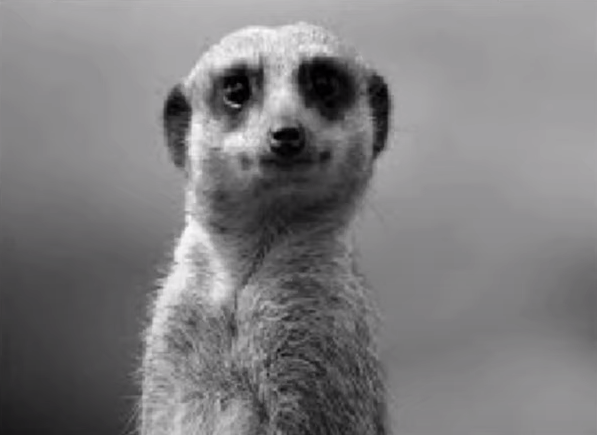
#> input picture 1- Image-Processing/Week15/images/mirket.png, 597 x 435 px
$ python main.py
#> lines starting #> are read from the running program, lines starting #| are printed output that depends on the picture
import cv2
import numpy as np
import matplotlib.pyplot as plt
from scipy.signal import correlate2d


def rescale(img):
    out = img.astype(np.float64)
    out -= out.min()
    out /= out.max()
    return (out * 255).astype(np.uint8)


img = cv2.imread("./images/mirket.png", 0)
#> img: shape (435, 597); min 0, max 251, mean 125

kernel1 = np.array([[0, -1,  0],
                    [-1,  4, -1],
                    [0, -1,  0]])

kernel2 = np.array([[-1, -1, -1],
                    [-1,  8, -1],
                    [-1, -1, -1]])

kernel1_filtered_img = correlate2d(img, kernel1, mode="same")
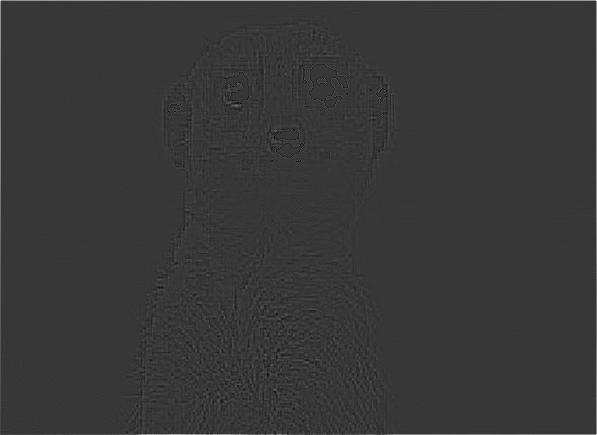
#> kernel1_filtered_img: shape (435, 597) int64; min -95, max 342, mean 1; drawn with min black and max white
kernel2_filtered_img = correlate2d(img, kernel2, mode="same")

# kernel1_filtered_img = rescale(kernel1_filtered_img)
# kernel2_filtered_img = rescale(kernel2_filtered_img)

out_img_1 = img + 0.3 * kernel1_filtered_img
out_img_2 = img + 0.3 * kernel2_filtered_img
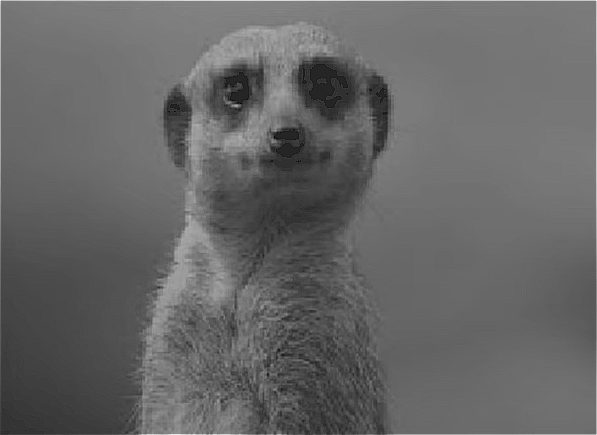
#> out_img_2: shape (435, 597) float64; min -74.4, max 424.9, mean 126; drawn with min black and max white

# [20 lines of commented-out code are left out]

gauss_kernel = cv2.getGaussianKernel(ksize=19, sigma=3)
print(gauss_kernel.shape)
gauss_kernel = np.dot(gauss_kernel, gauss_kernel.T)
print(gauss_kernel.shape)


bulanik_img = correlate2d(img, gauss_kernel, mode="same")

# [9 lines of commented-out code are left out]

maske = img - bulanik_img
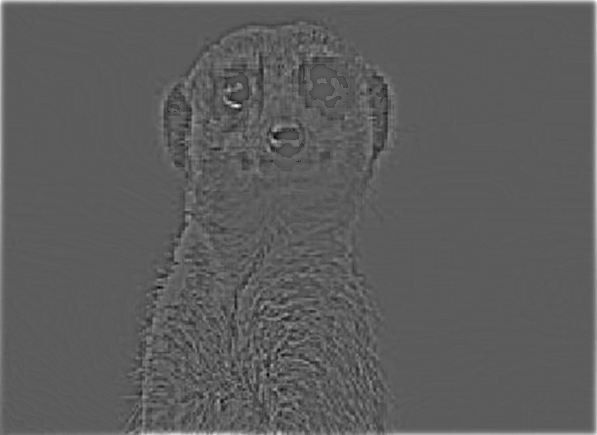
#> maske: shape (435, 597) float64; min -65.34, max 115.4, mean 1.2; drawn with min black and max white

# [13 lines of commented-out code are left out]

plt.subplot(2, 2, 1)
plt.imshow(img, cmap="gray")
plt.title("Orjinal")

for k in range(1, 4):
    out_image_y2 = img + k * maske

    plt.subplot(2, 2, k + 1)
    plt.imshow(out_image_y2, cmap="gray")
    plt.title(f"k = {k}")
#> this loop made 3 passes
#> pass 1, `out_image_y2 = img + k * maske`:
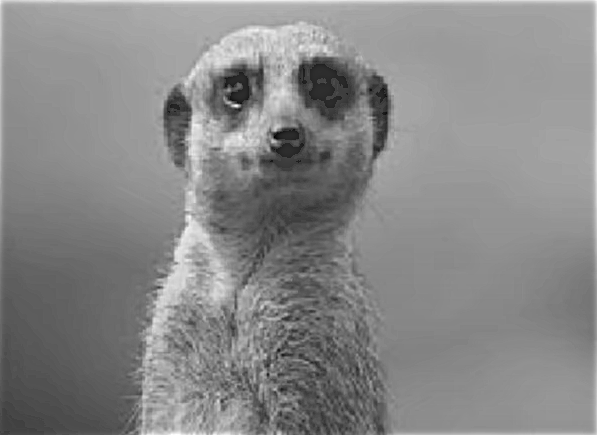
#> out_image_y2: shape (435, 597) float64; min -65.34, max 294.5, mean 126.3; drawn with min black and max white


plt.show()

######################################################
# 3. YÖNTEM
######################################################

sobel_x = np.array([[-1,  0,  1],
                    [-2,  0,  2],
                    [-1,  0,  1]])

sobel_y = np.array([[-1, -2,  -1],
                    [0,  0,   0],
                    [1,  2,   1]])

g_x = correlate2d(img, sobel_x, mode="same")
g_y = correlate2d(img, sobel_y, mode="same")
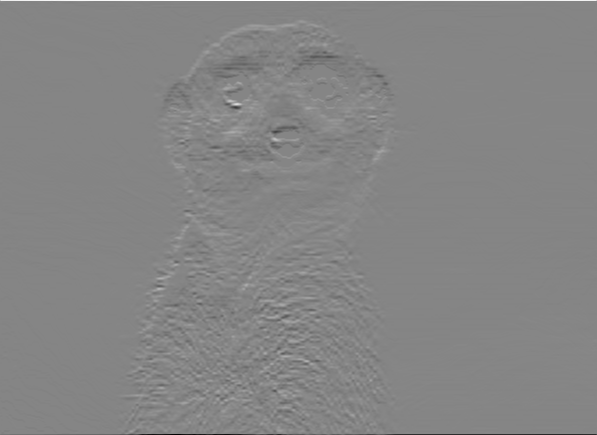
#> g_y: shape (435, 597) int64; min -812, max 740, mean -0.6; drawn with min black and max white

yontem1 = np.sqrt(g_x**2 + g_y**2)
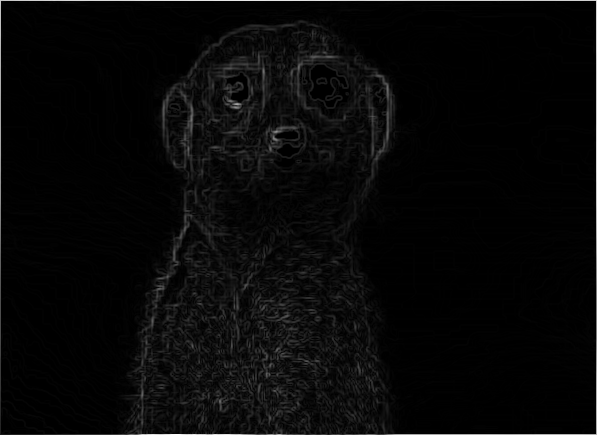
#> yontem1: shape (435, 597) float64; min 0, max 812, mean 25.1; drawn with min black and max white
yontem2 = np.absolute(g_x) + np.absolute(g_y)

yontem1_img = img + 0.3 * yontem1
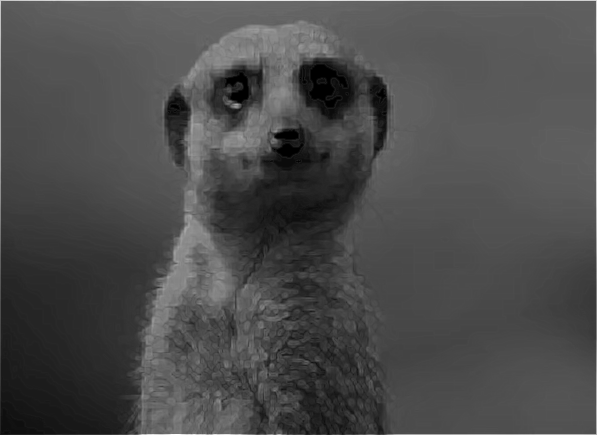
#> yontem1_img: shape (435, 597) float64; min 0, max 446.3, mean 132.6; drawn with min black and max white
yontem2_img = img + 0.3 * yontem2

plt.subplot(2, 3, 1)
plt.imshow(img, cmap="gray")
plt.title("Orjinal")

plt.subplot(2, 3, 2)
plt.imshow(yontem1, cmap="gray")
plt.title("Yontem 1")


plt.subplot(2, 3, 3)
plt.imshow(yontem2, cmap="gray")
plt.title("Yontem 2")


plt.subplot(2, 3, 4)
plt.imshow(img, cmap="gray")
plt.title("Orjinal")

plt.subplot(2, 3, 5)
plt.imshow(yontem1_img, cmap="gray")
plt.title("Out 1 ")

plt.subplot(2, 3, 6)
plt.imshow(yontem2_img, cmap="gray")
plt.title("Out 2")

plt.show()
